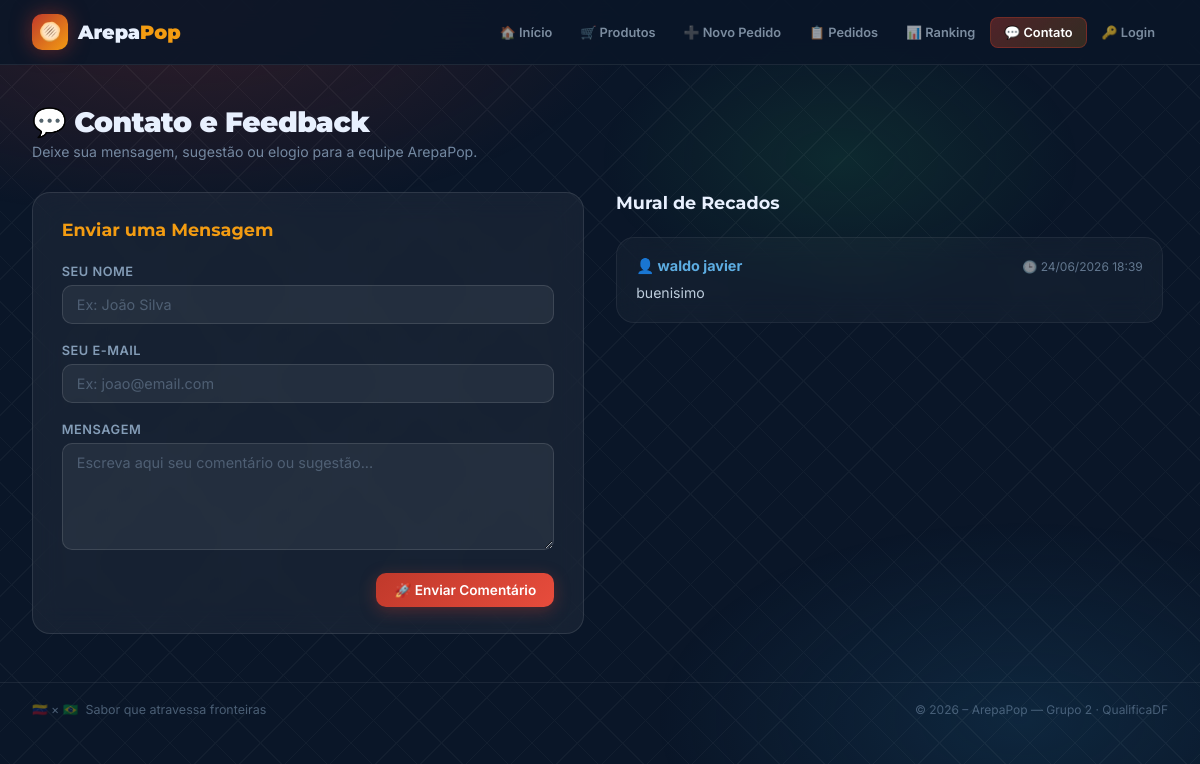
The page /contato on the database as committed earlier.
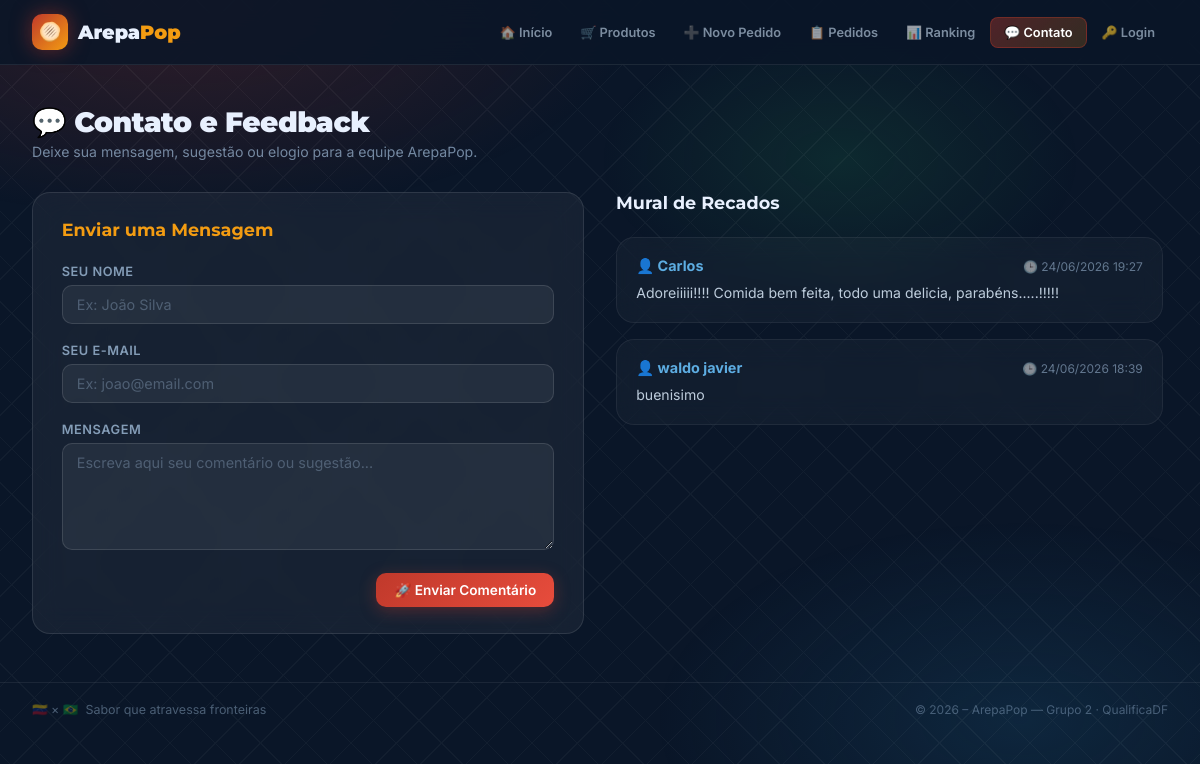
The same page on the database as committed later.
### tables this page shows
CREATE TABLE comentarios (
        id INTEGER PRIMARY KEY AUTOINCREMENT,
        nome TEXT NOT NULL,
        email TEXT NOT NULL,
        mensagem TEXT NOT NULL,
        data_envio TEXT NOT NULL
    );

### app.py (the view, shortened to what this page needs)
@app.route("/contato", methods=["GET", "POST"])
def contato():
    con = conectar()
    cur = con.cursor()
    comentarios = cur.execute(
        "SELECT nome, mensagem, data_envio FROM comentarios ORDER BY id DESC"
    ).fetchall()
    con.close()
    return render_template("contacto.html", comentarios=comentarios)

### banco.py (called while the page is built)
def conectar():
    return sqlite3.connect("cantina.db")

### templates/contacto.html (shortened to what this page needs)
{% extends "base.html" %}
{% block content %}
<div class="page-wrapper">
  <div class="page-header">
    <div>
      <h2>💬 Contato e Feedback</h2>
      <p>Deixe sua mensagem, sugestão ou elogio para a equipe ArepaPop.</p>
    </div>
  </div>
  <div style="display: grid; grid-template-columns: 1fr 1fr; gap: 2rem; align-items: start;">
    <div class="card">
      <h3 class="mb-3" style="font-family: 'Montserrat', sans-serif; font-weight: 700; font-size: 1.1rem; color: #F39C12;">
        Enviar uma Mensagem
      </h3>
      <form action="{{ url_for('contato') }}" method="POST">
        <div class="form-group">
          <label for="nome" class="form-label">Seu Nome</label>
          <input
            type="text"
            id="nome"
            name="nome"
            class="form-control"
            placeholder="Ex: João Silva"
            required
          />
        </div>
        <div class="form-group">
          <label for="email" class="form-label">Seu E-mail</label>
          <input
            type="email"
            id="email"
            name="email"
            class="form-control"
            placeholder="Ex: joao@email.com"
            required
          />
        </div>
        <div class="form-group">
          <label for="mensagem" class="form-label">Mensagem</label>
          <textarea
            id="mensagem"
            name="mensagem"
            class="form-control"
            rows="5"
            placeholder="Escreva aqui seu comentário ou sugestão..."
            required
          ></textarea>
        </div>
        <div style="display: flex; justify-content: flex-end; class="mt-2"">
          <button type="submit" class="btn btn-primary">
            🚀 Enviar Comentário
          </button>
        </div>
      </form>
    </div>
    <div>
      <h3 class="mb-3" style="font-family: 'Montserrat', sans-serif; font-weight: 700; font-size: 1.1rem;">
        Mural de Recados
      </h3>
      {% if not comentarios %}
      <div class="card empty-state" style="padding: 2rem 1rem;">
        <span class="empty-icon" style="font-size: 2rem;">💭</span>
        <p>Nenhum comentário ainda. Seja o primeiro a enviar!</p>
      </div>
      {% else %}
      <div style="display: flex; flex-direction: column; gap: 1rem; max-height: 500px; overflow-y: auto; padding-right: 5px;">
        {% for com in comentarios %}
        <div class="card" style="background: rgba(255,255,255,0.03); border-color: rgba(255,255,255,0.06); padding: 1.2rem;">
          <div style="display: flex; justify-content: space-between; align-items: center; margin-bottom: 8px;">
            <strong class="text-blue" style="font-size: 0.9rem;">👤 {{ com[0] }}</strong>
            <small class="text-muted" style="font-size: 0.75rem;">🕒 {{ com[2] }}</small>
          </div>
          <p style="font-size: 0.88rem; color: rgba(220,235,250,0.85); line-height: 1.4; word-break: break-word;">
            {{ com[1] }}
          </p>
        </div>
        {% endfor %}
      </div>
      {% endif %}
    </div>
  </div>
</div>
{% endblock %}

Rows that differ between the two databases and show on the page:
added comentarios: nome "Carlos", data_envio "24/06/2026 19:27", mensagem "Adoreiiiii!!!! Comida bem feita, todo uma delicia, parabéns.....!!!!!"
